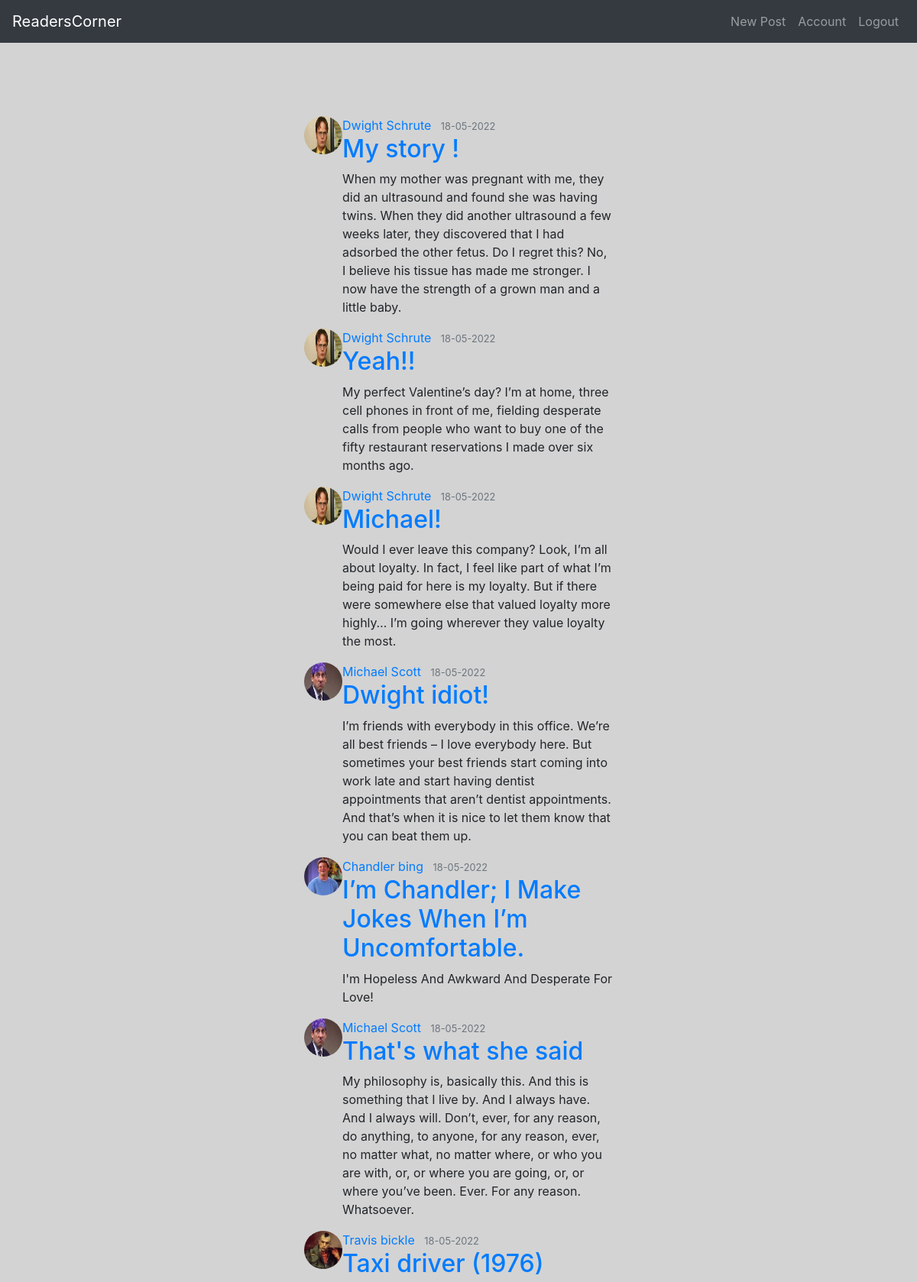
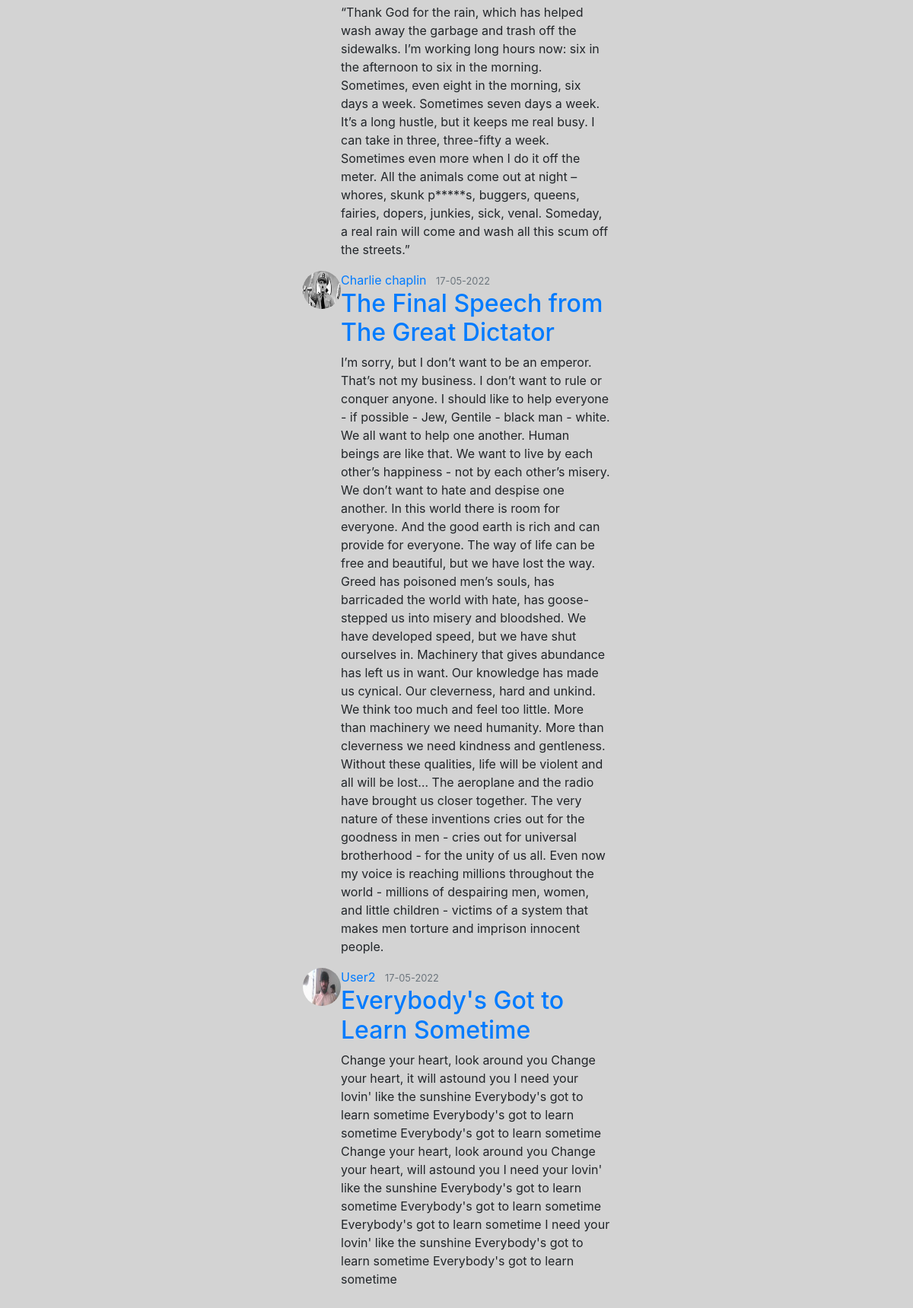
Page /home (signed in) on the committed database (2 pictures, top to bottom).
### flaskmedia/models.py (models this page shows, shortened)
class Post(db.Model):
    id = db.Column(db.Integer, primary_key=True)
    title = db.Column(db.String(100), nullable=False)
    date_posted = db.Column(db.DateTime, nullable=False, default=datetime.utcnow)
    content = db.Column(db.Text, nullable=False)
    user_id = db.Column(db.Integer, db.ForeignKey('user.id'), nullable=False)

class User(db.Model, UserMixin):
    id = db.Column(db.Integer, primary_key=True)
    username = db.Column(db.String(20), unique=True, nullable=False)
    email = db.Column(db.String(120), unique=True, nullable=False)
    image_file = db.Column(db.String(20), nullable=False, default='default.jpg')
    password = db.Column(db.String(60), nullable=False)
    posts = db.relationship('Post', backref='author', lazy=True)

### flaskmedia/routes.py (the view)
@app.route("/")
@app.route("/home")
def home_page():
    posts=Post.query.order_by(Post.date_posted.desc()).all()
    return render_template('welcome.html', posts=posts)

### flaskmedia/models.py (called while the page is built)
@login_manager.user_loader
def load_user(user_id):
    return User.query.get(int(user_id))

### flaskmedia/templates/welcome.html (shortened to what this page needs)
{% extends 'base.html' %}
{% block content %}
 <div class="col-md-5 p-lg-5 mx-auto my-5">
    {% if current_user.is_authenticated %}
      {% for post in posts %}
        <article class="media content-section">
          <img class="rounded-circle article-img" src="{{url_for('static', filename='dp/' + post.author.image_file) }}" width="50" height="50">
            <div class="media-body">
            <div class="article-metadata">
              <a class="mr-2" href="{{url_for('user_post', username=post.author.username)}}">{{ post.author.username }}</a>
              <small class="text-muted">{{ post.date_posted.strftime('%d-%m-%Y') }}</small>
            </div>
            <h2><a class="article-title" href="{{ url_for('post', post_id=post.id)}}">{{ post.title }}</a></h2>
            <p class="article-content">{{ post.content }}</p>
          </div>
        </article>
      {% endfor %}
    {% endif %}
 </div>
{% endblock %}

### flaskmedia/templates/base.html (shortened to what this page needs)
<!doctype html>
<html lang="en">
   <head>
      <link rel="stylesheet" href="https://cdn.jsdelivr.net/npm/bootstrap@4.5.3/dist/css/bootstrap.min.css">
   </head>
   <body style="background-color:LightGray;">
        <nav class="navbar navbar-expand-md navbar-dark bg-dark">
                <a class="navbar-brand mr-4" href="{{url_for('home_page')}}">                  ReadersCorner                             </a>
                    <div class="collapse navbar-collapse" id="navbarNav">
                    <ul class="navbar-nav">
                        {% if current_user.is_authenticated %}
                            <li class="nav-item">
                                <a class="nav-link" href="{{ url_for('new_post')}}">New Post</a>
                            </li>
                            <li class="nav-item">
                                <a class="nav-link" href="{{ url_for('account')}}">Account</a>
                            </li>
                            <li class="nav-item">
                                <a class="nav-link" href="{{ url_for('logout_page')}}">Logout</a>
                            </li>
                        {% endif %}
                    </ul>
                </div>
                </nav>
      {% block content %}
      {% endblock %}
   </body>
</html>

### rows in the picture
Post: image_file (picture), author.username "Dwight Schrute", date_posted "18-05-2022", title "My story !", content "When my mother was pregnant with me, they did an ultrasound and found she was having twins. When they did another ultrasound a few weeks later, they discovered that I had adsorbed the other fetus. Do I regret this? No, I believe his tissue has made me stronger. I now have the strength of a grown man and a little baby."
Post: image_file (picture), author.username "Dwight Schrute", date_posted "18-05-2022", title "Yeah!!", content "My perfect Valentine’s day? I’m at home, three cell phones in front of me, fielding desperate calls from people who want to buy one of the fifty restaurant reservations I made over six months ago."
Post: image_file (picture), author.username "Dwight Schrute", date_posted "18-05-2022", title "Michael!", content "Would I ever leave this company? Look, I’m all about loyalty. In fact, I feel like part of what I’m being paid for here is my loyalty. But if there were somewhere else that valued loyalty more highly… I’m going wherever they value loyalty the most."
Post: image_file (picture), author.username "Michael Scott", date_posted "18-05-2022", title "Dwight idiot!", content "I’m friends with everybody in this office. We’re all best friends – I love everybody here. But sometimes your best friends start coming into work late and start having dentist appointments that aren’t dentist appointments. And that’s when it is nice to let them know that you can beat them up."
Post: image_file (picture), author.username "Chandler bing", date_posted "18-05-2022", title "I’m Chandler; I Make Jokes When I’m Uncomfortable.", content "I'm Hopeless And Awkward And Desperate For Love!"
Post: image_file (picture), author.username "Michael Scott", date_posted "18-05-2022", title "That's what she said", content "My philosophy is, basically this. And this is something that I live by. And I always have. And I always will. Don’t, ever, for any reason, do anything, to anyone, for any reason, ever, no matter what, no matter where, or who you are with, or, or where you are going, or, or where you’ve been. Ever. For any reason. Whatsoever."
Post: image_file (picture), author.username "Travis bickle", date_posted "18-05-2022", title "Taxi driver (1976)", content "“Thank God for the rain, which has helped wash away the garbage and trash off the sidewalks. I’m working long hours now: six in the afternoon to six in the morning. Sometimes, even eight in the morning, six days a week. Sometimes seven days a week. It’s a long hustle, but it keeps me real busy. I can take in three, three-fifty a week. Sometimes even more when I do it off the meter. All the animals come out at night – whores, skunk p*****s, buggers, queens, fairies, dopers, junkies, sick, venal. Someday, a real rain will come and wash all this scum off the streets.”"
Post: image_file (picture), author.username "Charlie chaplin", date_posted "17-05-2022", title "The Final Speech from The Great Dictator", content "I’m sorry, but I don’t want to be an emperor. That’s not my business. I don’t want to rule or conquer anyone. I should like to help everyone - if possible - Jew, Gentile - black man - white. We all want to help one another. Human beings are like that. We want to live by each other’s happiness - not by each other’s misery. We don’t want to hate and despise one another. In this world there is room for everyone. And the good earth is rich and can provide for everyone. The way of life can be free and beautiful, but we have lost the way. Greed has poisoned men’s souls, has barricaded the world with hate, has goose-stepped us into misery and bloodshed. We have developed speed, but we have shut…"
Post: image_file (picture), author.username "User2", date_posted "17-05-2022", title "Everybody's Got to Learn Sometime", content "Change your heart, look around you Change your heart, it will astound you I need your lovin' like the sunshine Everybody's got to learn sometime Everybody's got to learn sometime Everybody's got to learn sometime Change your heart, look around you Change your heart, will astound you I need your lovin' like the sunshine Everybody's got to learn sometime Everybody's got to learn sometime Everybody's got to learn sometime I need your lovin' like the sunshine Everybody's got to learn sometime Everybody's got to learn sometime"
